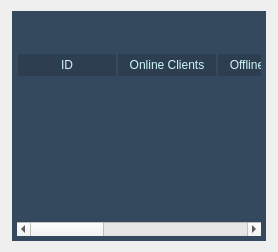
      <widget class="QWidget" name="moderatorsTab">
       <attribute name="icon">
        <iconset resource="res.qrc">
         <normaloff>:/icons/assets/moderators.png</normaloff>:/icons/assets/moderators.png</iconset>
       </attribute>
       <attribute name="title">
        <string>Moderators</string>
       </attribute>
       <layout class="QGridLayout" name="gridLayout_4">
        <item row="0" column="0">
         <layout class="QVBoxLayout" name="verticalLayout_3">
          <property name="spacing">
           <number>0</number>
          </property>
          <item>
           <widget class="QGroupBox" name="moderatorsGroup">
            <property name="styleSheet">
             <string notr="true">background-color: #34495e;
border: none;
margin-left: 1px;
margin-right: 1px;</string>
            </property>
            <property name="title">
             <string/>
            </property>
            <layout class="QGridLayout" name="gridLayout_7">
             <item row="0" column="0">
              <layout class="QHBoxLayout" name="horizontalLayout_8">
               <property name="spacing">
                <number>0</number>
               </property>
               <item>
                <widget class="QPushButton" name="addModeratorButton">
                 <property name="focusPolicy">
                  <enum>Qt::NoFocus</enum>
                 </property>
                 <property name="styleSheet">
                  <string notr="true">QPushButton#addModeratorButton {
			border: none;
			border-radius: none;
			padding: 3px;
            background-color: #34495e;
            }

QPushButton#addModeratorButton:pressed {
            background-color: #2c3e50;
            }</string>
                 </property>
                 <property name="text">
                  <string/>
                 </property>
                 <property name="icon">
                  <iconset resource="res.qrc">
                   <normaloff>:/icons/assets/add_moderator.png</normaloff>:/icons/assets/add_moderator.png</iconset>
                 </property>
                 <property name="iconSize">
                  <size>
                   <width>16</width>
                   <height>16</height>
                  </size>
                 </property>
                </widget>
               </item>
               <item>
                <widget class="QPushButton" name="changePasswordButton">
                 <property name="styleSheet">
                  <string notr="true">QPushButton#changePasswordButton {
			border: none;
			border-radius: none;
			padding: 3px;
            background-color: #34495e;
            }

QPushButton#changePasswordButton:pressed {
            background-color: #2c3e50;
            }</string>
                 </property>
                 <property name="text">
                  <string/>
                 </property>
                 <property name="icon">
                  <iconset resource="res.qrc">
                   <normaloff>:/icons/assets/password.png</normaloff>:/icons/assets/password.png</iconset>
                 </property>
                 <property name="iconSize">
                  <size>
                   <width>16</width>
                   <height>16</height>
                  </size>
                 </property>
                </widget>
               </item>
               <item>
                <widget class="QPushButton" name="changePrivilegesButton">
                 <property name="styleSheet">
                  <string notr="true">QPushButton#changePrivilegesButton {
			border: none;
			border-radius: none;
			padding: 3px;
            background-color: #34495e;
            }

QPushButton#changePrivilegesButton:pressed {
            background-color: #2c3e50;
            }</string>
                 </property>
                 <property name="text">
                  <string/>
                 </property>
                 <property name="icon">
                  <iconset resource="res.qrc">
                   <normaloff>:/icons/assets/privileges.png</normaloff>:/icons/assets/privileges.png</iconset>
                 </property>
                 <property name="iconSize">
                  <size>
                   <width>16</width>
                   <height>16</height>
                  </size>
                 </property>
                </widget>
               </item>
               <item>
                <widget class="QPushButton" name="removeModeratorButton">
                 <property name="styleSheet">
                  <string notr="true">QPushButton#removeModeratorButton {
			border: none;
			border-radius: none;
			padding: 3px;
            background-color: #34495e;
            }

QPushButton#removeModeratorButton:pressed {
            background-color: #2c3e50;
            }</string>
                 </property>
                 <property name="text">
                  <string/>
                 </property>
                 <property name="icon">
                  <iconset resource="res.qrc">
                   <normaloff>:/icons/assets/trash.png</normaloff>:/icons/assets/trash.png</iconset>
                 </property>
                 <property name="iconSize">
                  <size>
                   <width>16</width>
                   <height>16</height>
                  </size>
                 </property>
                </widget>
               </item>
               <item>
                <spacer name="horizontalSpacer">
                 <property name="orientation">
                  <enum>Qt::Horizontal</enum>
                 </property>
                 <property name="sizeHint" stdset="0">
                  <size>
                   <width>40</width>
                   <height>20</height>
                  </size>
                 </property>
                </spacer>
               </item>
              </layout>
             </item>
            </layout>
           </widget>
          </item>
          <item>
           <widget class="QTableWidget" name="moderatorsTable">
            <property name="focusPolicy">
             <enum>Qt::NoFocus</enum>
            </property>
            <property name="autoFillBackground">
             <bool>false</bool>
            </property>
            <property name="styleSheet">
             <string notr="true">QHeaderView::section {
background-color: #2c3e50;
padding: 2px;
color: #cff7f8;
font: 75 10px &quot;MS Shell Dlg 2&quot;;
border: 1px solid;
border-top: none;
border-bottom: none;
border-color: #34495e;
}

QTableWidget#moderatorsTable {
background-position: center;
border:  none;
padding: 5px;
margin-left: 1px;
margin-right: 1px;
color: #cff7f8;
font: 8pt &quot;MS Shell Dlg 2&quot;;
background-color: #34495e;
alternate-background-color: #384E63;

background-image: url(assets/bg.png);
background-repeat: no-repeat;
}

QTableWidget#moderatorsTable:item:selected {
background-color: #2c3e50;
color: #cff7f8;
}</string>
            </property>
            <property name="frameShadow">
             <enum>QFrame::Plain</enum>
            </property>
            <property name="editTriggers">
             <set>QAbstractItemView::NoEditTriggers</set>
            </property>
            <property name="dragDropOverwriteMode">
             <bool>false</bool>
            </property>
            <property name="alternatingRowColors">
             <bool>true</bool>
            </property>
            <property name="selectionMode">
             <enum>QAbstractItemView::SingleSelection</enum>
            </property>
            <property name="selectionBehavior">
             <enum>QAbstractItemView::SelectRows</enum>
            </property>
            <property name="textElideMode">
             <enum>Qt::ElideMiddle</enum>
            </property>
            <property name="showGrid">
             <bool>false</bool>
            </property>
            <property name="gridStyle">
             <enum>Qt::NoPen</enum>
            </property>
            <property name="sortingEnabled">
             <bool>false</bool>
            </property>
            <property name="wordWrap">
             <bool>false</bool>
            </property>
            <property name="cornerButtonEnabled">
             <bool>false</bool>
            </property>
            <attribute name="horizontalHeaderCascadingSectionResizes">
             <bool>true</bool>
            </attribute>
            <attribute name="horizontalHeaderDefaultSectionSize">
             <number>100</number>
            </attribute>
            <attribute name="horizontalHeaderShowSortIndicator" stdset="0">
             <bool>false</bool>
            </attribute>
            <attribute name="horizontalHeaderStretchLastSection">
             <bool>true</bool>
            </attribute>
            <attribute name="verticalHeaderVisible">
             <bool>false</bool>
            </attribute>
            <column>
             <property name="text">
              <string>ID</string>
             </property>
            </column>
            <column>
             <property name="text">
              <string>Online Clients</string>
             </property>
            </column>
            <column>
             <property name="text">
              <string>Offline Clients</string>
             </property>
            </column>
            <column>
             <property name="text">
              <string>Privileges</string>
             </property>
            </column>
            <column>
             <property name="text">
              <string>Status</string>
             </property>
            </column>
            <column>
             <property name="text">
              <string>Last Online</string>
             </property>
            </column>
           </widget>
          </item>
         </layout>
        </item>
       </layout>
      </widget>
